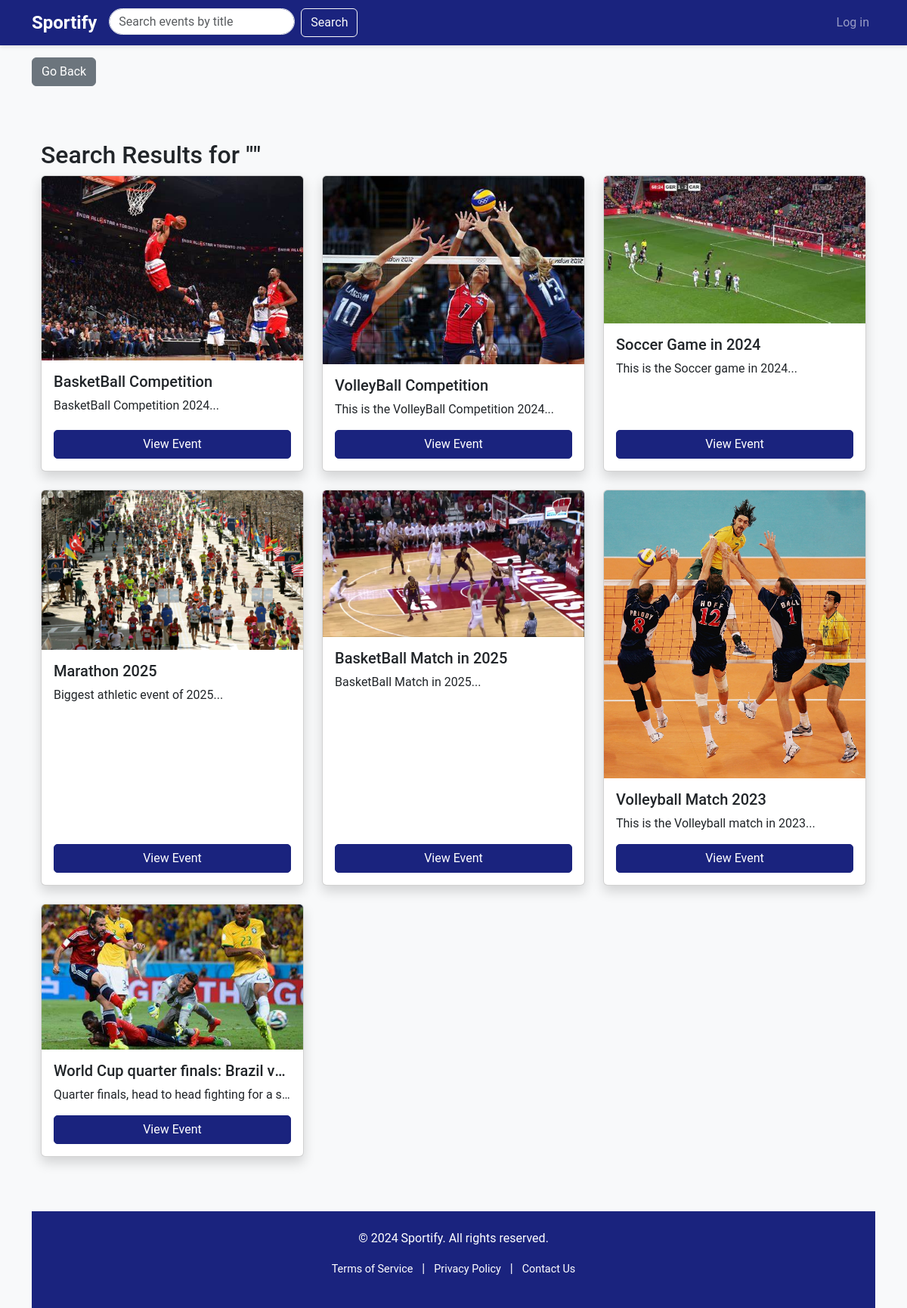
Page /event/search on the committed database.
### website/models.py (models this page shows, shortened)
class Event(db.Model):
    __tablename__ = 'events'
    id = db.Column(db.Integer, primary_key=True)
    name = db.Column(db.String(80), nullable=False)
    description = db.Column(db.Text, nullable=False)
    image = db.Column(db.String(150), nullable=False)  # Store path to the image
    price = db.Column(db.Integer, nullable=False)
    location = db.Column(db.String(150), nullable=False)
    datetime = db.Column(db.DateTime, nullable=False)
    capacity = db.Column(db.Integer, nullable=False)
    category = db.Column(db.String(50), nullable=False)
    status = db.Column(
        Enum(
            'Open', 'Inactive', 'Cancelled','Sold out', name='status of event'
        ),
        default='Open',
        nullable=False)
    user_id = db.Column(db.Integer, db.ForeignKey('users.id'), nullable=False)
    comments = db.relationship('Comment', backref='event', lazy=True)
    order = db.relationship('Order', backref='event', lazy=True)

### website/event.py (the view)
@eventbp.route('/search', methods=['GET'])
def search():
    query = request.args.get('query', '')
    results = Event.query.filter(Event.name.ilike(f"%{query}%")).all()  # Perform a case-insensitive search
    if not results:
        flash("No events found matching your search criteria.", "warning")
    return render_template('event/search_results.html', results=results, query=query)

### website/templates/event/search_results.html
{% extends "base.html" %}
{% block content %}
<div class="container">
    <a href="{{ request.args.get('next') or url_for('main.index') }}" class="btn btn-secondary mt-3 mb-4">Go Back</a>
<main class="container my-5">
    <h2>Search Results for "{{ query }}"</h2>
    {% if results %}
        <div class="row">
            {% for event in results %}
                <div class="col-md-4 mb-4">
                    <div class="card h-100 shadow">
                        <img src="{{ event.image }}" class="card-img-top" alt="{{ event.name }}">
                        <div class="card-body">
                            <h5 class="card-title">{{ event.name }}</h5>
                            <p class="card-text">{{ event.description[:100] }}...</p>
                            <a href="{{ url_for('event.show', id=event.id) }}" class="btn btn-primary">View Event</a>
                        </div>
                    </div>
                </div>
            {% endfor %}
        </div>
    {% else %}
        <p>No events found.</p>
    {% endif %}
</main>
{% endblock %}

### website/static/style/main.css (style rules this page uses)
body { font-family: 'Roboto', sans-serif; background-color: #f8f9fa; }
.card { transition: transform 0.2s; box-shadow: 0 4px 8px rgba(0, 0, 0, 0.1); }
.card-title, .card-text { white-space: nowrap; overflow: hidden; text-overflow: ellipsis; }
.btn-primary { background-color: #1a237e; border-color: #1a237e; border-radius: 5px; }
.card-body { flex-grow: 1; display: flex; flex-direction: column; justify-content: space-between; }
.card-body .btn { width: 100%; margin-top: auto; }
.card-text { margin-bottom: 15px; }

### rows in the picture
Event: image (picture), name "BasketBall Competition", description "BasketBall Competition 2024"
Event: image (picture), name "VolleyBall Competition", description "This is the VolleyBall Competition 2024"
Event: image (picture), name "Soccer Game in 2024", description "This is the Soccer game in 2024"
Event: image (picture), name "Marathon 2025", description "Biggest athletic event of 2025"
Event: image (picture), name "BasketBall Match in 2025", description "BasketBall Match in 2025"
Event: image (picture), name "Volleyball Match 2023", description "This is the Volleyball match in 2023"
Event: image (picture), name "World Cup quarter finals: Brazil v…", description "Quarter finals, head to head fighting for a s…"
